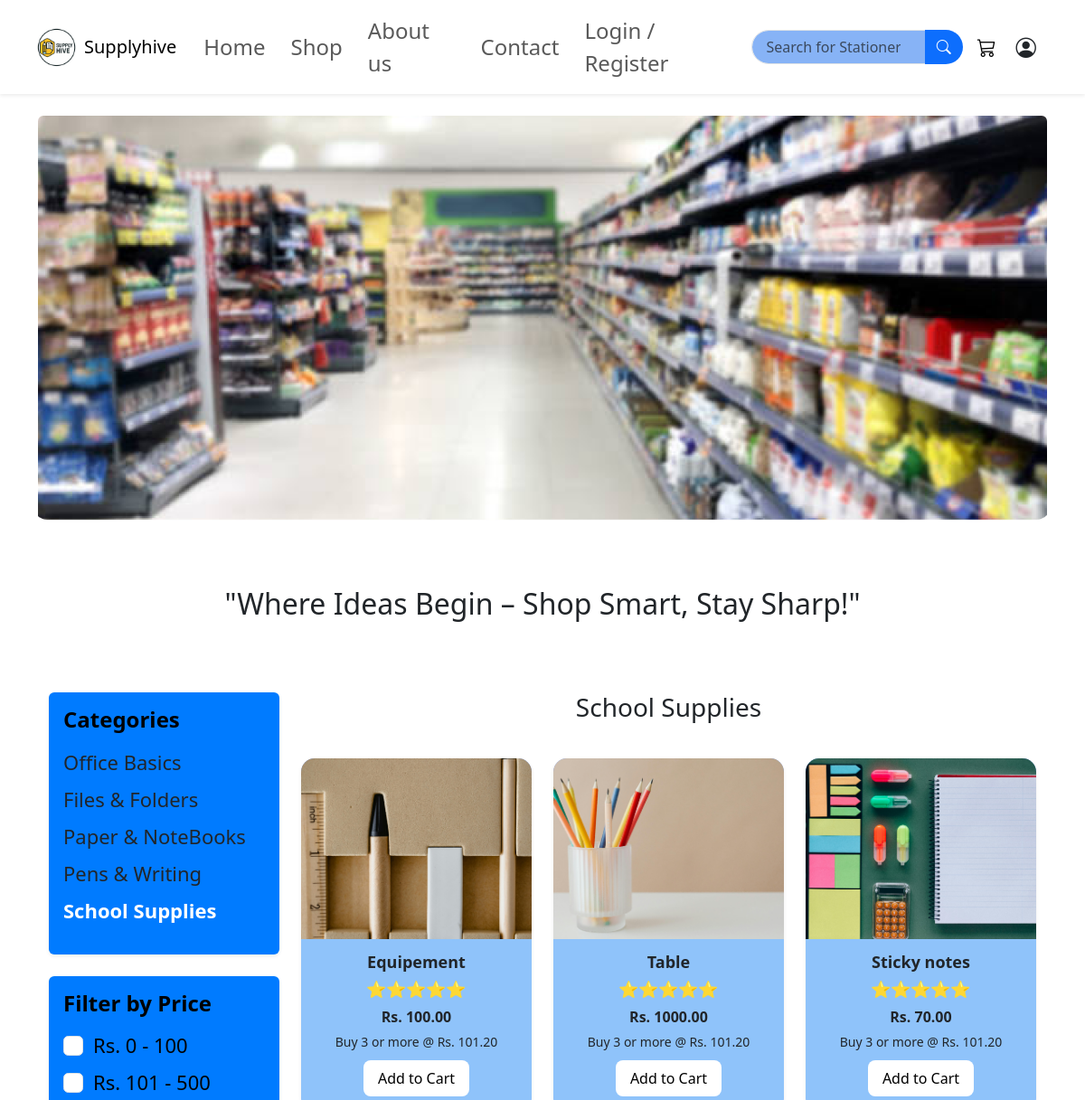
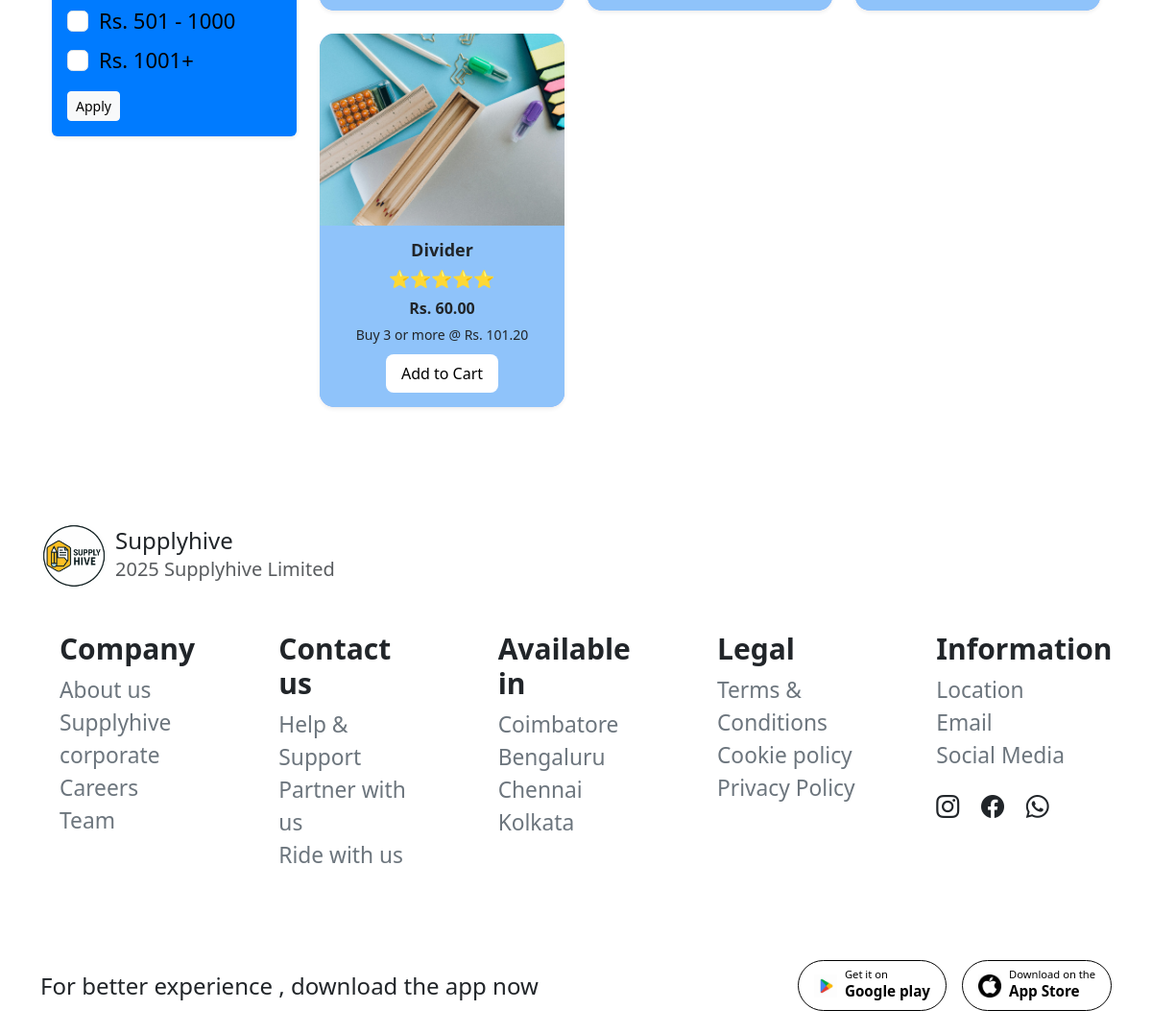
The page /shop/category/school-supplies/ on the database its author committed (2 pictures, top to bottom).
### shop/models.py (models this page shows, shortened)
class Category(models.Model):
    name = models.CharField(max_length=200, unique=True)
    slug = models.SlugField(max_length=200, unique=True)
    class Meta:
        verbose_name_plural = "Categories"

class Product(models.Model):
    category = models.ForeignKey(Category, related_name="products", on_delete=models.CASCADE)
    name = models.CharField(max_length=200)
    slug = models.SlugField(max_length=200, unique=True)
    description = models.TextField(blank=True)
    price = models.DecimalField(max_digits=10, decimal_places=2)
    image = models.ImageField(upload_to="products/", blank=True, null=True)
    is_available = models.BooleanField(default=True)
    created_at = models.DateTimeField(auto_now_add=True)

### shop/views.py (the view)
# urls.py: path("", views.product_list, name="product_list"),  # all products (default)
def product_list(request, category_slug=None):
    category = None
    categories = Category.objects.all()
    products = Product.objects.filter(is_available=True, image__isnull=False)  # Added image filter
    if category_slug:
        category = get_object_or_404(Category, slug=category_slug)
        products = products.filter(category=category)
        template_name = f"shop/{category.slug}.html"
    else:
        template_name = "shop/product_list.html"
    context = {
        "categories": categories,
        "category": category,
        "products": products,
    }
    return render(request, template_name, context)

### shop/templates/shop/school-supplies.html (shortened to what this page needs)
{% extends "core/base.html" %}
{% load static %}
{% block content %}
<div class="text-center">
    <img src="{% static 'images/school.png' %}" class="img-fluid rounded" alt="Office Basics"
    style="max-height: 600px; object-fit: cover; border-radius: 30px;">
    <p class="mt-3" style="font-size: 32px;font-weight: 500;padding: 50px;">"Where Ideas Begin – Shop Smart, Stay
        Sharp!"</p>
</div>
<div class="container mt-4">
    <div class="row">
        <div class="col-md-3">
            <div class="p-3 rounded shadow-sm" style="background-color:#007bff; color:white;">
                <h5 class="fw-bold mb-3" style="font-size: 24px; color: black;">Categories</h5>
                <ul class="list-unstyled">
                    {% for cat in categories %}
                    <li class="mb-2">
                        <a style="font-size: 22px;" href="{% url 'shop:product_list_by_category' cat.slug %}"
                            class="d-block text-decoration-none {% if category and category.id == cat.id %}fw-bold text-white{% else %}text-dark{% endif %}">
                            {{ cat.name }}
                        </a>
                    </li>
                    {% endfor %}
                </ul>
            </div>
            <div class="p-3 rounded shadow-sm mt-4" style="background-color:#007bff;">
                <h5 class="fw-bold mb-3 text-black" style="font-size: 24px;">Filter by Price</h5>
                <form style="font-size: 22px;">
                    <div class="form-check mb-2">
                        <input class="form-check-input" type="checkbox" id="price1">
                        <label class="form-check-label text-black" for="price1">
                            Rs. 0 - 100
                        </label>
                    </div>
                    <div class="form-check mb-2">
                        <input class="form-check-input" type="checkbox" id="price2">
                        <label class="form-check-label text-black" for="price2">
                            Rs. 101 - 500
                        </label>
                    </div>
                    <div class="form-check mb-2">
                        <input class="form-check-input" type="checkbox" id="price3">
                        <label class="form-check-label text-black" for="price3">
                            Rs. 501 - 1000
                        </label>
                    </div>
                    <div class="form-check mb-2">
                        <input class="form-check-input" type="checkbox" id="price4">
                        <label class="form-check-label text-black" for="price4">
                            Rs. 1001+
                        </label>
                    </div>
                    <button type="submit" class="btn btn-light btn-sm mt-2">Apply</button>
                </form>
            </div>
        </div>
        <div class="col-md-9">
            <h3 class="mb-4 text-center pb-3">School Supplies</h3>
            <div class="row">
                {% for product in products %}
                <div class="col-md-4 mb-4">
                    <div class="product-card shadow-sm">
                         {% if product.image %}
                        <img src="{{ product.image.url }}" alt="{{ product.name }}">
                        {% else %}
                        <img src="{% static 'images/no-image-placeholder.jpg' %}" alt="{{ product.name }}">
                        {% endif %}
                        <div class="product-info">
                            <h3>{{ product.name }}</h3>
                            <div class="stars">⭐⭐⭐⭐⭐</div>
                            <div class="price">Rs. {{ product.price }}</div>
                            <div class="bulk-price">Buy 3 or more @ Rs. 101.20</div>
                            <form method="post" action="{% url 'shop:add_to_cart' %}">
                                <button type="submit" class="add-cart-btn">Add to Cart</button>
                            </form>
                        </div>
                    </div>
                </div>
                {% empty %}
                <p>No products found in this category.</p>
                {% endfor %}
            </div>
            </div>
        </div>
    </div>
{% endblock %}

### shop/templates/shop/school-supplies.html (style rules this page uses)
.product-card { background-color: #80a9ff; border-radius: 15px; overflow: hidden; text-align: center; transition: transform 0.3s; }
.product-card img { width: 100%; height: 200px; object-fit: cover; }
.product-info { padding: 15px; background-color: #8fc3fa; }
.product-info h3 { font-size: 18px; font-weight: 600; margin-bottom: 5px; }
.stars { color: #ffea00; font-size: 18px; margin-bottom: 5px; }
.price { font-weight: bold; font-size: 16px; margin-bottom: 5px; }
.bulk-price { font-size: 14px; margin-bottom: 10px; }
.add-cart-btn { background-color: #fff; border: none; border-radius: 8px; padding: 8px 16px; font-size: 16px; cursor: pointer; transition: background-color 0.3s, color 0.3s; }

### rows shown on the page
Category: name "Office Basics"
Category: name "Files & Folders"
Category: name "Paper & NoteBooks"
Category: name "Pens & Writing"
Category: name "School Supplies"
Product: image (picture), name "Equipement", price "100.00"
Product: image (picture), name "Table", price "1000.00"
Product: image (picture), name "Sticky notes", price "70.00"
Product: image (picture), name "Divider", price "60.00"
